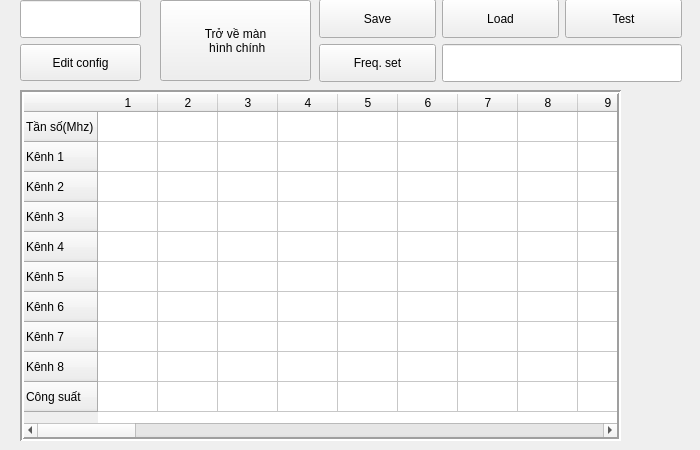
    <widget class="QWidget" name="tab_4">
     <attribute name="title">
      <string>Hiệu chỉnh</string>
     </attribute>
     <widget class="QTableWidget" name="tableWidget">
      <property name="geometry">
       <rect>
        <x>20</x>
        <y>90</y>
        <width>601</width>
        <height>351</height>
       </rect>
      </property>
      <property name="frameShape">
       <enum>QFrame::Box</enum>
      </property>
      <property name="lineWidth">
       <number>2</number>
      </property>
      <property name="dragDropMode">
       <enum>QAbstractItemView::DragDrop</enum>
      </property>
      <property name="selectionMode">
       <enum>QAbstractItemView::SingleSelection</enum>
      </property>
      <property name="selectionBehavior">
       <enum>QAbstractItemView::SelectItems</enum>
      </property>
      <property name="verticalScrollMode">
       <enum>QAbstractItemView::ScrollPerItem</enum>
      </property>
      <property name="horizontalScrollMode">
       <enum>QAbstractItemView::ScrollPerPixel</enum>
      </property>
      <property name="gridStyle">
       <enum>Qt::SolidLine</enum>
      </property>
      <property name="columnCount">
       <number>50</number>
      </property>
      <attribute name="horizontalHeaderDefaultSectionSize">
       <number>60</number>
      </attribute>
      <row>
       <property name="text">
        <string>Tần số(Mhz)</string>
       </property>
      </row>
      <row>
       <property name="text">
        <string>Kênh 1</string>
       </property>
      </row>
      <row>
       <property name="text">
        <string>Kênh 2</string>
       </property>
      </row>
      <row>
       <property name="text">
        <string>Kênh 3</string>
       </property>
      </row>
      <row>
       <property name="text">
        <string>Kênh 4</string>
       </property>
      </row>
      <row>
       <property name="text">
        <string>Kênh 5</string>
       </property>
      </row>
      <row>
       <property name="text">
        <string>Kênh 6</string>
       </property>
      </row>
      <row>
       <property name="text">
        <string>Kênh 7</string>
       </property>
      </row>
      <row>
       <property name="text">
        <string>Kênh 8</string>
       </property>
      </row>
      <row>
       <property name="text">
        <string>Công suất</string>
       </property>
      </row>
      <column>
       <property name="text">
        <string>1</string>
       </property>
      </column>
      <column/>
      <column/>
      <column/>
      <column/>
      <column/>
      <column/>
      <column/>
      <column/>
      <column/>
      <column/>
      <column/>
      <column/>
      <column/>
      <column/>
      <column/>
      <column/>
      <column/>
      <column/>
      <column/>
      <column/>
      <column/>
      <column/>
      <column/>
      <column/>
      <column/>
      <column/>
      <column/>
      <column/>
      <column/>
      <column/>
      <column/>
      <column/>
      <column/>
      <column/>
      <column/>
      <column/>
      <column/>
      <column/>
      <column/>
      <column/>
      <column/>
      <column/>
      <column/>
      <column/>
      <column/>
      <column/>
      <column/>
      <column/>
      <column/>
     </widget>
     <widget class="QFrame" name="frame_config_edit">
      <property name="geometry">
       <rect>
        <x>310</x>
        <y>-10</y>
        <width>381</width>
        <height>101</height>
       </rect>
      </property>
      <layout class="QGridLayout" name="gridLayout_9">
       <item row="0" column="1">
        <widget class="QPushButton" name="pushButton_load_config_table">
         <property name="sizePolicy">
          <sizepolicy hsizetype="Preferred" vsizetype="Preferred">
           <horstretch>0</horstretch>
           <verstretch>0</verstretch>
          </sizepolicy>
         </property>
         <property name="text">
          <string>Load</string>
         </property>
        </widget>
       </item>
       <item row="0" column="0">
        <widget class="QPushButton" name="pushButton_commit">
         <property name="sizePolicy">
          <sizepolicy hsizetype="Preferred" vsizetype="Preferred">
           <horstretch>0</horstretch>
           <verstretch>0</verstretch>
          </sizepolicy>
         </property>
         <property name="text">
          <string>Save</string>
         </property>
        </widget>
       </item>
       <item row="1" column="0">
        <widget class="QPushButton" name="pushButton_set_all_freq">
         <property name="sizePolicy">
          <sizepolicy hsizetype="Preferred" vsizetype="Preferred">
           <horstretch>0</horstretch>
           <verstretch>0</verstretch>
          </sizepolicy>
         </property>
         <property name="text">
          <string>Freq. set</string>
         </property>
        </widget>
       </item>
       <item row="1" column="1" colspan="2">
        <widget class="QLineEdit" name="lineEdit_pass_freq_set_all">
         <property name="sizePolicy">
          <sizepolicy hsizetype="Expanding" vsizetype="Preferred">
           <horstretch>0</horstretch>
           <verstretch>0</verstretch>
          </sizepolicy>
         </property>
        </widget>
       </item>
       <item row="0" column="2">
        <widget class="QPushButton" name="pushButton_sort_table_2">
         <property name="sizePolicy">
          <sizepolicy hsizetype="Preferred" vsizetype="Preferred">
           <horstretch>0</horstretch>
           <verstretch>0</verstretch>
          </sizepolicy>
         </property>
         <property name="text">
          <string>Test</string>
         </property>
        </widget>
       </item>
      </layout>
     </widget>
     <widget class="QWidget" name="layoutWidget_3">
      <property name="geometry">
       <rect>
        <x>20</x>
        <y>0</y>
        <width>121</width>
        <height>81</height>
       </rect>
      </property>
      <layout class="QVBoxLayout" name="verticalLayout_2">
       <item>
        <widget class="QLineEdit" name="lineEdit_pass">
         <property name="sizePolicy">
          <sizepolicy hsizetype="Expanding" vsizetype="Preferred">
           <horstretch>0</horstretch>
           <verstretch>0</verstretch>
          </sizepolicy>
         </property>
         <property name="cursor">
          <cursorShape>IBeamCursor</cursorShape>
         </property>
         <property name="echoMode">
          <enum>QLineEdit::Password</enum>
         </property>
        </widget>
       </item>
       <item>
        <widget class="QPushButton" name="pushButton_commit_2">
         <property name="sizePolicy">
          <sizepolicy hsizetype="Minimum" vsizetype="Preferred">
           <horstretch>0</horstretch>
           <verstretch>0</verstretch>
          </sizepolicy>
         </property>
         <property name="text">
          <string>Edit config</string>
         </property>
        </widget>
       </item>
      </layout>
     </widget>
     <widget class="QPushButton" name="pushButton_return_to_main_2">
      <property name="geometry">
       <rect>
        <x>160</x>
        <y>0</y>
        <width>151</width>
        <height>81</height>
       </rect>
      </property>
      <property name="sizePolicy">
       <sizepolicy hsizetype="Minimum" vsizetype="Preferred">
        <horstretch>0</horstretch>
        <verstretch>0</verstretch>
       </sizepolicy>
      </property>
      <property name="text">
       <string>Trở về màn
 hình chính</string>
      </property>
     </widget>
    </widget>
